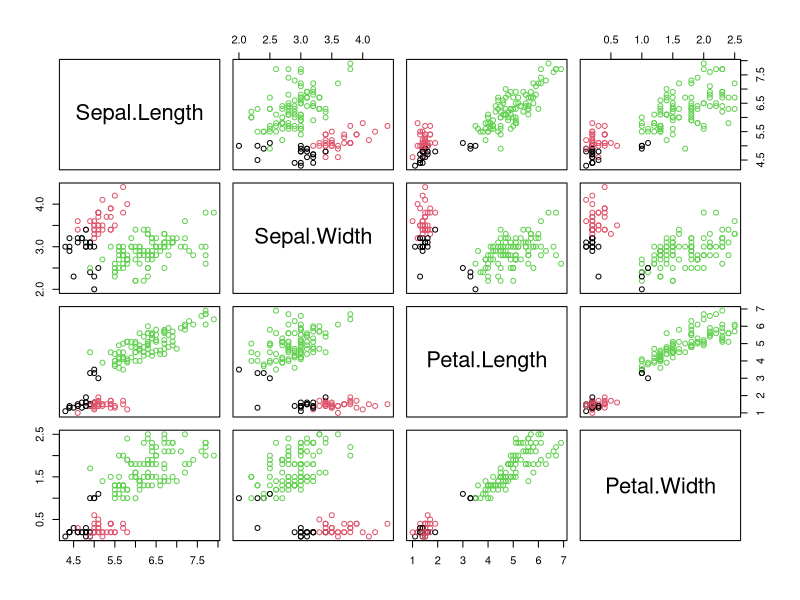

The R script that drew this image:
# Title     : AGRUPAMENTOS -> USANDO K-MEANS
# Objective : Conhecer como a linguagem R pode nos apoiar nos processos de classificação -> explorando nesta prática o algoritmoK-MEANS
# Created by: accol
# Created on: 08/06/2020

# Nesta prática faremos uso do conjunto de dados iris -> nativo no R
# Esta base -> já possui uma classe (Species) bem definida o que a torna ideal para nossos estudos

cat('\nConhecendo nossa base de dados\n', dim(iris))
cat('\nConhecendo nossa base de dados -> olhando para os atributos\n')
head(iris)
cat('\nConhecendo como as classes estão divididas\n')
summary(iris)
# Podemos observar que nossa base possui exatamente 50 regisgtros para cada classe +=> setosa = 50; versicolor = 50 e virginica = 50
# Praticando => uso do K-MEANS -> observe que não passamos a classe para o agrupador -> no caso aqui sabemos que se trata de 3 grupos - depois discutiremos como escolher o melhor conjunto de grupos
cluster = kmeans(iris[1:4], centers = 3)
cat('\nVamos observar nosso cluster\n')
cluster
cat('\nVamos olhar apenas para os Clusters gerados\n')
cluster$cluster
cluster$betweenss
# Você irá observar que o algoritmo não atribui nomes aos clusters e sim números, neste caso números 1, 2 e 3
# Comparando com o real
table(iris$Species, cluster$cluster)
# Desta tabela podemos observar que nosso algoritmo classificou todas as setosa corretamente, foi muito bem na classificação de versicolor e errou mais em virginica
# Vamos agora visualizar graficamente nossa classificação -> usaremos o plot padrão do R. Neste gráfico estaremos plotando as colunas de um a quatro da nossa base iris e usando como cores -> col = cluster que ele gerou => acompanhe
plot(iris[,1:4], col=cluster$cluster)
